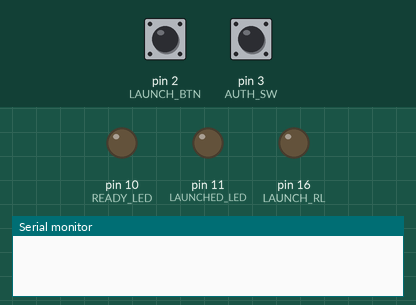
Simulated run of this sketch. Board: Arduino Uno, built with avr-gcc and run on an emulated ATmega328P. Parts: output pins drawn as LEDs (lit = HIGH), the last lines printed to the serial monitor. Dashed ring = blinking. The test bench sets the inputs (shaded band); at power-on: pin 2 (LAUNCH_BTN) HIGH, pin 3 (AUTH_SW) HIGH.

Above: at 1.2 s.
1.3 s: pin 2 (LAUNCH_BTN) pulled LOW for 0.15 s
At 1.37 s:
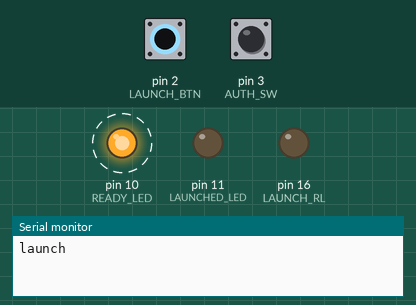
4.3 s: pin 3 (AUTH_SW) pulled LOW for 0.15 s
At 4.37 s:
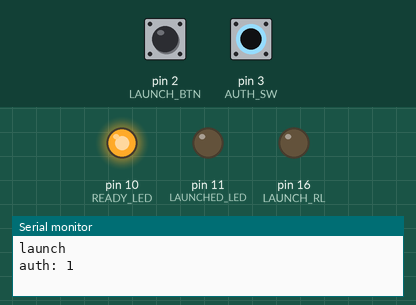
7.4 s: pin 3 (AUTH_SW) pulled LOW for 3.2 s
At 11.0 s:
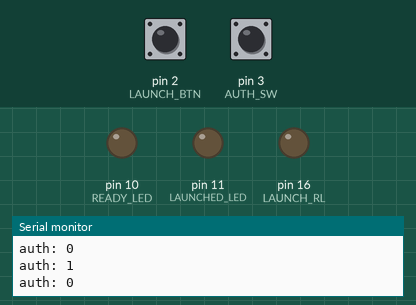
Timing chart, 0 to 12.5 s (numbered marks = the images above; inputs shaded):
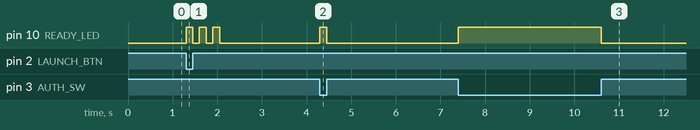

The sketch:

GroundControl.ino
```cpp
#include <SoftwareSerial.h>

// hardwired LED: power and RX
#define READY_LED 10
#define LAUNCHED_LED 11

#define LAUNCH_BTN 2
#define AUTH_SW 3

#define LAUNCH_RL 16

#define RKT_RX 9
#define RKT_TX 8

SoftwareSerial rocketSerial(RKT_RX, RKT_TX);

bool authorized, launched;
bool ta, tl, error;

unsigned long readingTime;
float sensors[13];

void errorBlink() {
  int count = 3;
  while (count-- > 0) {
    digitalWrite(READY_LED, HIGH);
    delay(150);
    digitalWrite(READY_LED, LOW);
    delay(150);
  }
  digitalWrite(READY_LED, authorized);
}

void launch() {
  tl = true;

  if (authorized) {
    digitalWrite(READY_LED, LOW);
    digitalWrite(LAUNCH_RL, HIGH);
    digitalWrite(LAUNCHED_LED, HIGH);

    launched = true;
  } else {
    error = true;
  }
}

void auth() {
  ta = true;

  if (!launched) {
    authorized = !digitalRead(AUTH_SW);
    digitalWrite(READY_LED, authorized);
  }
}


void setup() {
  Serial.begin(115200);
  rocketSerial.begin(38400);

  pinMode(LAUNCH_BTN, INPUT_PULLUP);
  pinMode(AUTH_SW, INPUT_PULLUP);

  pinMode(READY_LED, OUTPUT);
  pinMode(LAUNCHED_LED, OUTPUT);

  //pinMode(LAUNCH_RL, INPUT_PULLUP); // makes the output start at a HIGH state, since launch is when out is LOW
  pinMode(LAUNCH_RL, OUTPUT);

  authorized = false;
  launched = false;

  ta = false;
  tl = false;
  error = false;

  digitalWrite(READY_LED, LOW);
  digitalWrite(LAUNCHED_LED, LOW);

  // we should not start authorized!
  if (authorized = !digitalRead(AUTH_SW)) {
    while(1) {
      errorBlink();
      delay(500);
    }
  }

  attachInterrupt(digitalPinToInterrupt(LAUNCH_BTN), launch, FALLING);
  attachInterrupt(digitalPinToInterrupt(AUTH_SW), auth, CHANGE);

}

void loop() {
  if (rocketSerial.available()) {
    Serial.write(rocketSerial.read());
  }

  if (ta) {
    ta = false;
    Serial.print("auth: ");
    Serial.println(authorized);
  }

  if (tl) {
    tl = false;
    Serial.println("launch");
  }

  if (error) {
    error = false;
    errorBlink();
  }

}
```

Measured:
- after the input at 1.3 s, pin 10 (READY_LED): alternates HIGH for 0.15 s and LOW for 0.15 s, 6 changes in all, then stays LOW, starting at once
- after the input at 4.3 s, pin 10 (READY_LED): LOW → HIGH at once, → LOW 0.15 s later
- after the input at 7.4 s, pin 10 (READY_LED): LOW → HIGH at once, → LOW 3.2 s later
